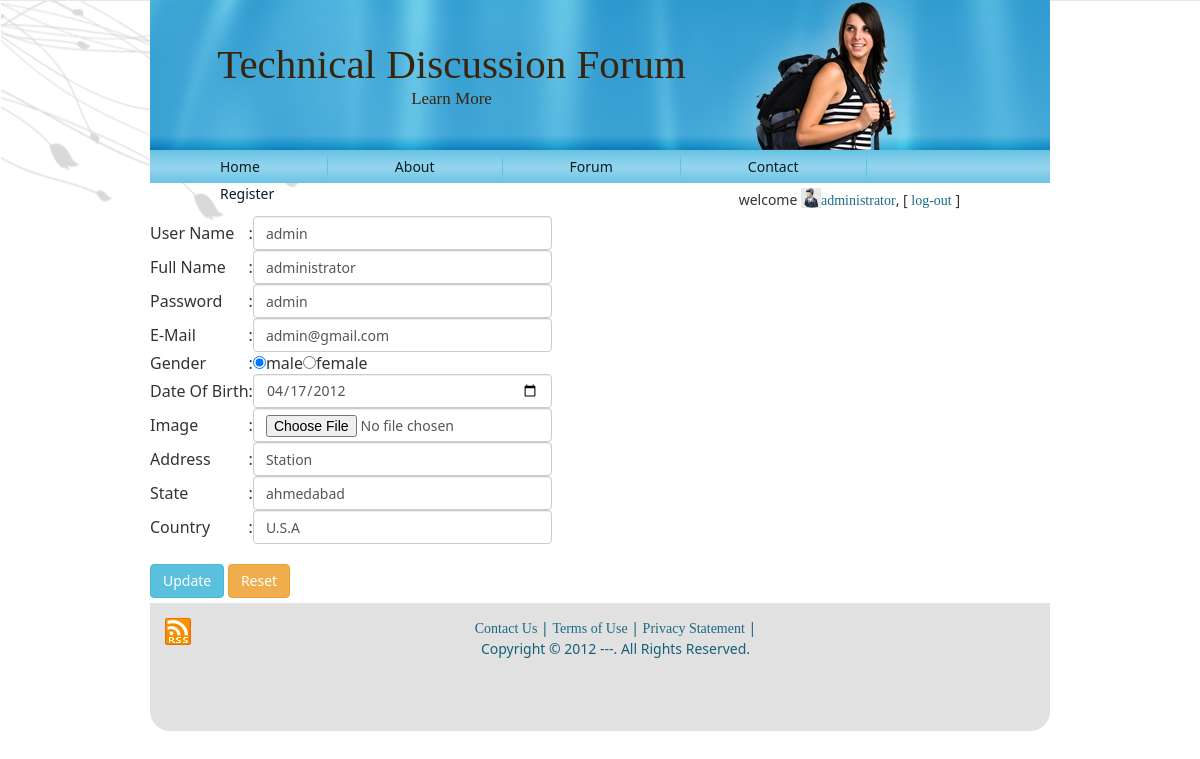
/uedit.php (signed in), run on the app's committed database.
### tables this page shows
CREATE TABLE `user` (
  `user_id` int(11) NOT NULL,
  `country` varchar(50) NOT NULL,
  `state` varchar(50) NOT NULL,
  `address` varchar(500) NOT NULL,
  `user_type` varchar(50) NOT NULL,
  `username` varchar(50) DEFAULT NULL,
  `fullname` varchar(50) DEFAULT NULL,
  `password` varchar(50) DEFAULT NULL,
  `user_acc_active` tinyint(1) DEFAULT NULL,
  `dob` date NOT NULL,
  `e_mail` varchar(100) DEFAULT NULL,
  `gender` varchar(20) NOT NULL,
  `uimg` varchar(255) NOT NULL,
  `isuser` tinyint(1) NOT NULL,
  `score` float NOT NULL DEFAULT '0'
);

### utility.php (called while the page is built, shortened)
<?php
	function ExecuteQuery ($SQL)
	{
		$rows = mysql_query ($SQL) or die(mysql_error());
		return $rows;
	}
?>

### uedit.php (the view, shortened to what this page needs)
<link rel="stylesheet" type="text/css" href="css/bootstrap.css">
<?php session_start();
 require("header.php");
require("checkUser.php")?>
<form action="uupdate.php" method="POST" onsubmit="return check(this)" enctype="multipart/form-data">
<?php
$sql="SELECT * from user where user_id=$_SESSION[uid]";
	$rows = ExecuteQuery($sql);
	if (mysql_num_rows($rows)>0)
	{
		$row = mysql_fetch_array ($rows);
		echo "<table>";
		echo "<tr><td>User Name</td><td> : </td><td><input type='text' class=form-control name='un' value='$row[username]' ><span id='a' style='color: red';/></span></td></tr>";
		echo "<tr><td>Full Name</td><td> : </td><td><input type='text' class=form-control name='fn' value='$row[fullname]' ><span id='b' style='color: red';/></span></td></tr>";
		echo "<tr><td>Password</td> <td> : </td><td><input type='text' class=form-control name='pwd' value='$row[password]'><span id='c' style='color: red';/></span></td></tr>";
		echo "<tr><td>E-Mail</td><td> :</td><td> <input type='email' class=form-control name='e_mail' value='$row[e_mail]'/><span id='d' style='color: red';/></span></td></tr>";
		echo "<tr><td>Gender</td><td> :</td><td> <input type='radio'  name='gender' value='1' checked='checked' />male<input type='radio' name='gender' >female<span id='e' style='color: red';/></span></td></tr> ";
		echo "<tr><td>Date Of Birth</td> <td>: </td><td><input type='date' class=form-control name='dob' value='$row[dob]'/><span id='f' style='color: red';/></span></td></tr>";
		echo "<tr><td>Image</td><td>:</td><td> <input type='file' class=form-control name='ima' value=''/></td></tr> ";
		echo "<tr><td>Address</td><td> :</td><td> <input type=text class=form-control name='add' value='$row[address]'><span id='i'  style='color: red';/></span></td></tr>";
		echo "<tr><td>State</td><td> :</td><td> <input type='text' class=form-control name='sta' value='$row[state]'><span id='j' style='color: red';/></span></td></tr>";
		echo "<tr><td>Country</td><td> :</td><td><input type='text' class=form-control name='cou' value='$row[country]'><span id='k' style='color: red';/></span></td></tr>";
		echo "</table>";
	}
?>
<br>
	<input type="submit" class="btn btn-info" value="Update">
    <input type="reset" class="btn btn-warning" value="Reset">
</form>
<?php require("footer.php")?>

### res/style.css (style rules this page uses)
body { margin: 0 auto; padding: 0; background-color: #E8E8E8; }
form { padding:0 !important; margin:0 !important; }
body { font-family: Georgia, "Times New Roman", Times, Serif; font-size: 14px; color: #242424; }
input, select { font-family: Georgia, "Times New Roman", Times, Serif; font-size: 14px; }

### data on the page
user: un "admin", fn "administrator", pwd "admin", e_mail "admin@gmail.com", dob "04/17/2012", add "Station", sta "ahmedabad", cou "U.S.A"

### other printed values
$_SESSION["fn"] "administrator"
